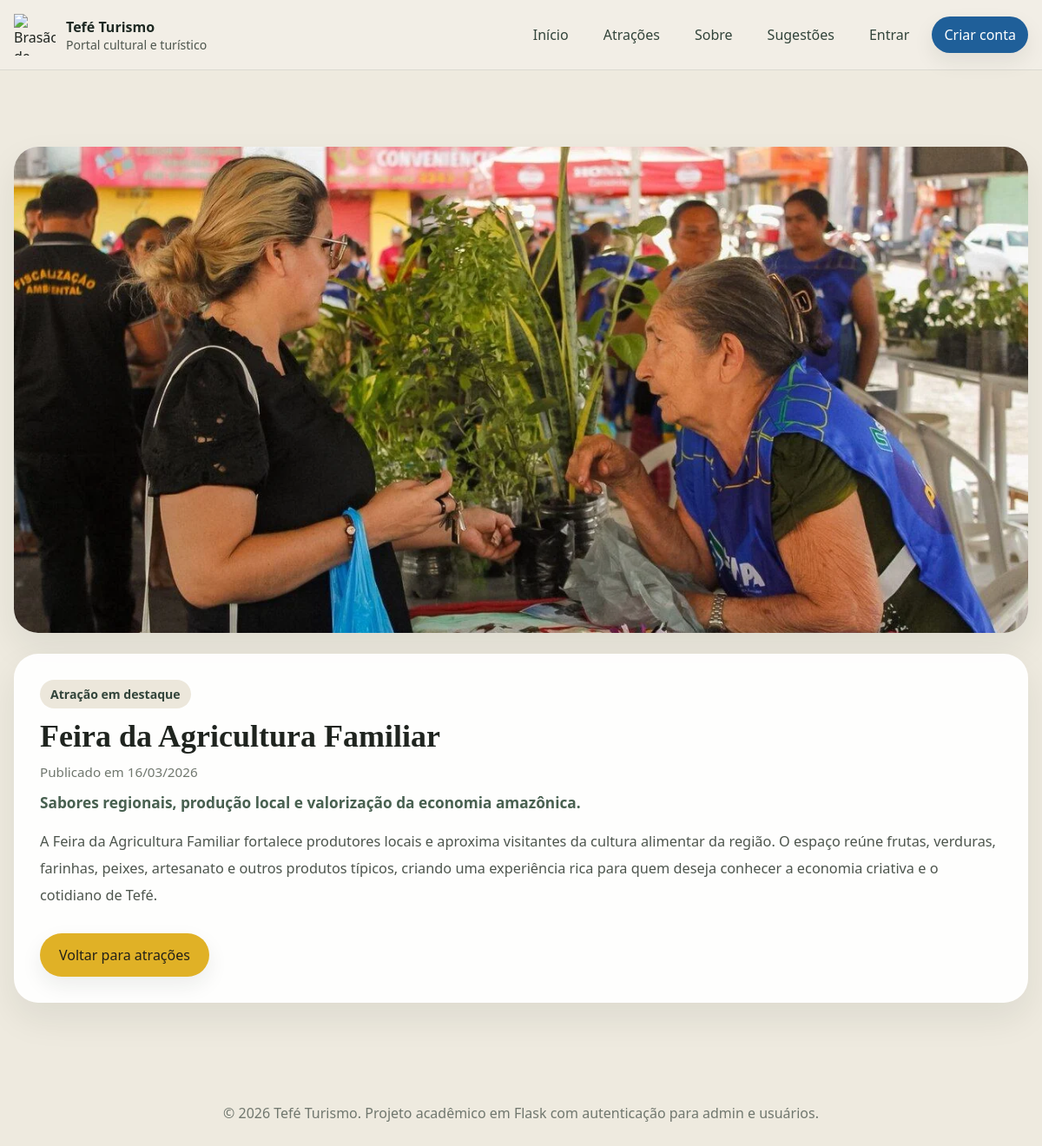
The app's page /atracoes/2 with its own data.
### tables this page shows
CREATE TABLE attractions (
            id INTEGER PRIMARY KEY AUTOINCREMENT,
            title TEXT NOT NULL UNIQUE,
            summary TEXT NOT NULL,
            content TEXT NOT NULL,
            image TEXT NOT NULL,
            created_by INTEGER,
            created_at TIMESTAMP DEFAULT CURRENT_TIMESTAMP,
            FOREIGN KEY (created_by) REFERENCES users (id)
        );

### app.py (the view)
@app.route("/atracoes/<int:attraction_id>")
def attraction_detail(attraction_id: int):
    attraction = get_attraction_or_404(attraction_id)
    return render_template("attraction_detail.html", attraction=attraction)

### app.py (called while the page is built)
def get_db() -> sqlite3.Connection:
    if "db" not in g:
        g.db = sqlite3.connect(DATABASE)
        g.db.row_factory = sqlite3.Row
    return g.db

def parse_datetime(value: str | None) -> datetime | None:
    if not value:
        return None
    for fmt in ("%Y-%m-%d %H:%M:%S", "%Y-%m-%d"):
        try:
            return datetime.strptime(value, fmt)
        except ValueError:
            continue
    return None

@app.template_filter("datetime_short")
def datetime_short(value: str | None) -> str:
    parsed = parse_datetime(value)
    if not parsed:
        return "-"
    return parsed.strftime("%d/%m/%Y")

def get_attraction_or_404(attraction_id: int) -> sqlite3.Row:
    attraction = get_db().execute(
        """
        SELECT id, title, summary, content, image, created_at
        FROM attractions
        WHERE id = ?
        """,
        (attraction_id,),
    ).fetchone()
    if attraction is None:
        abort(404)
    return attraction

@app.context_processor
def inject_user():
    return {
        "current_user": {
            "id": session.get("user_id"),
            "name": session.get("name"),
            "role": session.get("role"),
        }
    }

### templates/attraction_detail.html (shortened to what this page needs)
{% extends "base.html" %}
{% block content %}
<main class="page-content">
    <section class="section">
        <div class="detail-stack">
            <div class="detail-image-wrap detail-image-wrap-full">
                <img class="detail-image detail-image-full" src="{{ url_for('asset_file', filename=attraction.image) }}" alt="{{ attraction.title }}">
            </div>
            <article class="detail-copy detail-copy-full">
                <span class="badge">Atração em destaque</span>
                <h1>{{ attraction.title }}</h1>
                <p class="detail-meta">Publicado em {{ attraction.created_at|datetime_short }}</p>
                <p class="detail-summary">{{ attraction.summary }}</p>
                <div class="detail-text">
                    <p>{{ attraction.content }}</p>
                </div>
                <div class="hero-actions">
                    <a class="button button-primary" href="{{ url_for('attractions') }}">Voltar para atrações</a>
                </div>
            </article>
        </div>
    </section>
</main>
{% endblock %}

### static/style.css (style rules this page uses)
:root { --forest-950: #1f2a24; --forest-800: #32443a; --forest-700: #486050; --forest-500: #6a876f; --forest-300: #b3c1b0; --sand-100: #f3efe6; --sand-200: #ddd4c3; --sun-400: #bb7a3c; --sun-500: #9e6430; --flag-yellow: #e0b126; --flag-yellow-strong: #c99612; --flag-blue: #1f5f99; --flag-blue-strong: #174b79; --flag-green: #2f6b45; --flag-green-strong: #255437; --sky-100: #e5e9e1; --text-900: #1f241f; --text-700: #4d554d; --text-500: #70776e; --white: #ffffff; --shadow-lg: 0 18px 40px rgba(31, 36, 31, 0.08); --shadow-md: 0 10px 24px rgba(31, 36, 31, 0.08); --radius-lg: 28px; --radius-md: 18px; --radius-sm: 12px; --container: 1180px; }
* { box-sizing: border-box; margin: 0; padding: 0; }
html { scroll-behavior: smooth; }
body { min-height: 100vh; font-family: "Gill Sans", "Trebuchet MS", "Segoe UI", sans-serif; color: var(--text-900); background: #eeeadf; }
h1, h2, h3 { font-family: Georgia, "Times New Roman", serif; }
a { color: inherit; text-decoration: none; }
img { display: block; max-width: 100%; }
.page-shell, .page-content { width: min(calc(100% - 32px), var(--container)); margin: 0 auto; }
.hero-actions { margin-top: 28px; display: flex; flex-wrap: wrap; gap: 14px; }
.button { display: inline-flex; align-items: center; justify-content: center; gap: 10px; min-height: 50px; padding: 0 22px; border: none; border-radius: 999px; cursor: pointer; transition: transform 0.2s ease, background 0.2s ease, box-shadow 0.2s ease; }
.button-primary { background: var(--flag-yellow); color: #222018; box-shadow: var(--shadow-md); }
.section { padding: 88px 0; }
.detail-stack { display: grid; gap: 24px; }
.detail-image-wrap, .about-profile { border-radius: var(--radius-lg); overflow: hidden; background: rgba(255, 255, 255, 0.94); box-shadow: var(--shadow-lg); }
.detail-image-wrap-full { width: 100%; }
.detail-image { width: 100%; min-height: 460px; max-height: 620px; object-fit: cover; }
.detail-image-full { min-height: 520px; max-height: 70vh; }
.detail-copy { padding: 30px; border-radius: var(--radius-lg); background: rgba(255, 255, 255, 0.94); box-shadow: var(--shadow-lg); }
.detail-copy-full { max-width: 100%; }
.detail-copy h1, .about-profile h3 { margin-top: 14px; margin-bottom: 12px; font-size: clamp(2rem, 3vw, 3.2rem); line-height: 1.02; }
.detail-summary { font-size: 1.08rem; color: var(--forest-700); font-weight: 700; }
.detail-meta { margin-bottom: 14px; color: var(--text-500); font-size: 0.95rem; }
.detail-text { margin-top: 18px; color: var(--text-700); line-height: 1.9; font-size: 1.02rem; }
.badge { display: inline-flex; align-items: center; gap: 8px; padding: 7px 12px; border-radius: 999px; background: #ece7db; color: var(--forest-800); font-size: 0.88rem; font-weight: 700; }

### records on screen
attractions: image (picture), title "Feira da Agricultura Familiar", created_at "16/03/2026", summary "Sabores regionais, produção local e valorização da economia amazônica.", content "A Feira da Agricultura Familiar fortalece produtores locais e aproxima visitantes da cultura alimentar da região. O espaço reúne frutas, verduras, farinhas, peixes, artesanato e outros produtos típicos, criando uma experiência rica para quem deseja conhecer a economia criativa e o cotidiano de Tefé."
